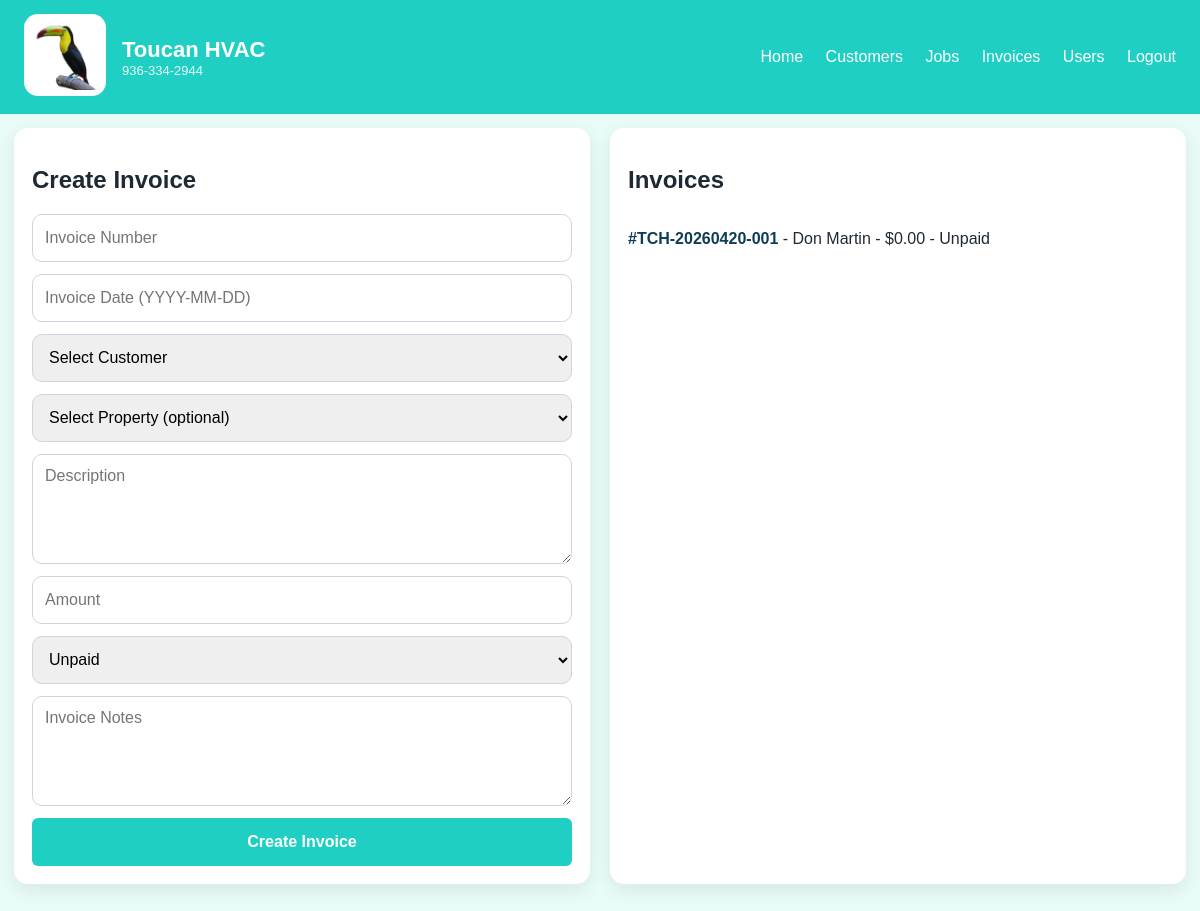
/invoices (signed in), run on the app's committed database.
### app.py (models this page shows)
class Invoice(db.Model):
    id = db.Column(db.Integer, primary_key=True)
    customer_id = db.Column(db.Integer, db.ForeignKey("customer.id"), nullable=False)
    property_id = db.Column(db.Integer, db.ForeignKey("property.id"))
    invoice_number = db.Column(db.String(50))
    invoice_date = db.Column(db.String(50))
    description = db.Column(db.Text)
    amount = db.Column(db.String(50))
    status = db.Column(db.String(50), default="Unpaid")
    notes = db.Column(db.Text)

class Customer(db.Model):
    id = db.Column(db.Integer, primary_key=True)
    name = db.Column(db.String(120), nullable=False)
    phone = db.Column(db.String(30))
    email = db.Column(db.String(120))
    notes = db.Column(db.Text)
    properties = db.relationship("Property", backref="customer", cascade="all, delete-orphan", lazy=True)
    invoices = db.relationship("Invoice", backref="customer", cascade="all, delete-orphan", lazy=True)
    jobs = db.relationship("Job", backref="customer", cascade="all, delete-orphan", lazy=True)

### app.py (the view)
@app.route("/invoices")
@admin_required
def invoices():
    all_invoices = Invoice.query.order_by(Invoice.id.desc()).all()
    all_customers = Customer.query.order_by(Customer.name.asc()).all()
    all_properties = Property.query.order_by(Property.address.asc()).all()
    return render_template(
        "invoices.html",
        invoices=all_invoices,
        customers=all_customers,
        properties=all_properties
    )

### app.py (called while the page is built)
def current_user():
    user_id = session.get("user_id")
    if not user_id:
        return None
    return User.query.get(user_id)

@app.context_processor
def inject_user():
    user = current_user()
    return {
        "current_user": user,
        "is_admin": bool(user and user.role == "admin"),
        "is_technician": bool(user and user.role == "technician"),
    }

def admin_required(f):
    @wraps(f)
    def wrapper(*args, **kwargs):
        user = current_user()
        if not user:
            flash("Please log in.")
            return redirect(url_for("login"))
        if user.role != "admin":
            abort(403)
        return f(*args, **kwargs)
    return wrapper

### templates/invoices.html (shortened to what this page needs)
{% extends "base.html" %}
{% block content %}
<div class="grid-two">
    <section class="card">
        <h2>Create Invoice</h2>
        <form method="POST" action="{{ url_for('add_invoice') }}" class="form-grid">
            <input type="text" name="invoice_number" placeholder="Invoice Number">
            <input type="text" name="invoice_date" placeholder="Invoice Date (YYYY-MM-DD)">
            <select name="customer_id" required>
                <option value="">Select Customer</option>
            </select>
            <select name="property_id">
                <option value="">Select Property (optional)</option>
            </select>
            <textarea name="description" placeholder="Description"></textarea>
            <input type="text" name="amount" placeholder="Amount">
            <select name="status">
                <option value="Unpaid">Unpaid</option>
            </select>
            <textarea name="notes" placeholder="Invoice Notes"></textarea>
            <button type="submit">Create Invoice</button>
        </form>
    </section>
    <section class="card">
        <h2>Invoices</h2>
        {% if invoices %}
            <ul class="simple-list">
                {% for invoice in invoices %}
                    <li>
                        <a href="{{ url_for('invoice_detail', invoice_id=invoice.id) }}">
                            #{{ invoice.invoice_number or invoice.id }}
                        </a>
                        - {{ invoice.customer.name }} -
                        ${{ invoice.amount or "0.00" }} -
                        {{ invoice.status }}
                    </li>
                {% endfor %}
            </ul>
        {% else %}
            <p>No invoices yet.</p>
        {% endif %}
    </section>
</div>
{% endblock %}

### static/style.css (style rules this page uses)
body { font-family: Arial, sans-serif; margin: 0; background: #f4f6f8; color: #1f2933; }
.card, .hero-card { background: white; border-radius: 16px; padding: 20px; box-shadow: 0 4px 14px rgba(0,0,0,0.08); margin-bottom: 20px; }
.grid-two, .stats-grid { display: grid; grid-template-columns: 1fr 1fr; gap: 20px; }
.form-grid { display: grid; gap: 12px; }
input, select, textarea, button { font: inherit; padding: 12px; border-radius: 10px; border: 1px solid #cdd5df; }
textarea { min-height: 100px; resize: vertical; }
button { background: #0f3d57; color: white; border: none; cursor: pointer; font-weight: bold; }
.simple-list { list-style: none; padding: 0; margin: 0; }
.simple-list li { padding: 10px 0; border-bottom: 1px solid #e7edf3; }
.simple-list li:last-child { border-bottom: none; }
.simple-list a { text-decoration: none; color: #0f3d57; font-weight: bold; }
body { background: #e8fbf8; }
.card { background: white; border-radius: 10px; padding: 18px; box-shadow: 0 6px 18px rgba(0,0,0,0.08); }
button { background: #20cfc3; color: white; border: none; padding: 10px 14px; border-radius: 6px; cursor: pointer; }
a { color: #0f8f88; }
html { -webkit-text-size-adjust: 100%; }
body { overflow-x: hidden; }
input, select, textarea, button { width: 100%; box-sizing: border-box; min-height: 48px; font-size: 16px; }
textarea { min-height: 110px; }
button { font-weight: 700; }
.simple-list li { padding: 14px 0; line-height: 1.4; }
.card { border-radius: 14px; }

### data on the page
Invoice: invoice_number "TCH-20260420-001", customer.name "Don Martin", amount "0.00", status "Unpaid"
